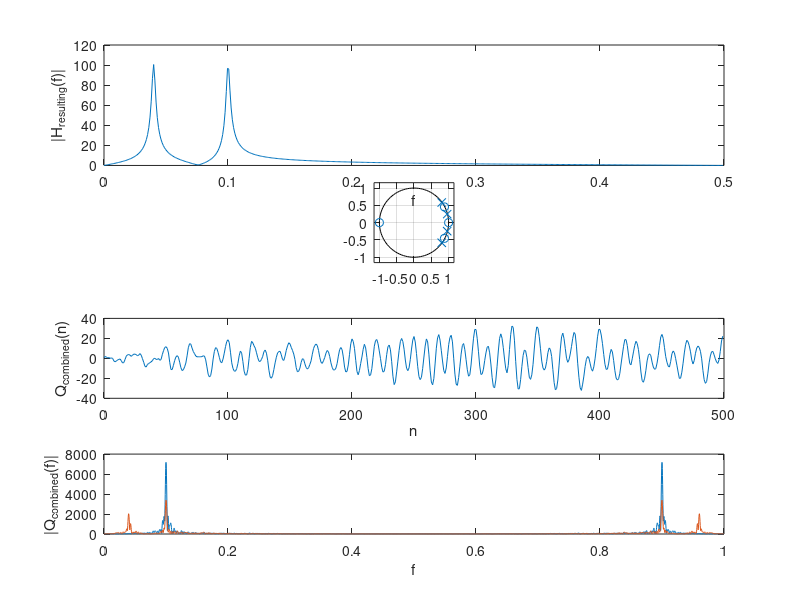

Source code (MATLAB):
%Oppgave 4c
L=500;
N=4000;
n=0:1:L-1;
Ax=0.25;
Ay=0.25;
fx=0.04;
fy=0.10;

d=Ax*cos(2*pi*fx*n)+Ay*cos(2*pi*fy*n);
e=randn(1, L);

g=d+e;
z=[-1 1]';
fx=0.04;
fy=0.10;
px=[0.99*exp(j*2*pi*fx) 0.99*exp(-j*2*pi*fx)]';
py=[0.99*exp(j*2*pi*fy) 0.99*exp(-j*2*pi*fy)]'; 

q1=filter(poly(z),poly(px),g);
q2=filter(poly(z),poly(py),g); 
Qf1=fft(q1,N);
Qf2=fft(q2,N);
hold on
subplot(4,1,1);
plot(n,q1)
xlabel('n')
ylabel('q_x(n)')
f=0:1/N:1-1/N; 
subplot(4,1,2);
plot(f,abs(Qf1))
xlabel('f')
ylabel('|q_x(f)|')
subplot(4,1,3);
plot(n,q2)
xlabel('n')
ylabel('q_y(n)')
f=0:1/N:1-1/N; 
subplot(4,1,4);
plot(f,abs(Qf2))
xlabel('f')
ylabel('|q_y(f)|')
%%
%Oppgave 4d)
L=500;
N=3000;
n=0:1:L-1;
Ax=0.25;
Ay=0.25;
fx=0.04;
fy=0.10;

d=Ax*cos(2*pi*fx*n)+Ay*cos(2*pi*fy*n);
e=randn(1, L);

g=d+e;
fx=0.04;
fy=0.10;
px=[0.99*exp(j*2*pi*fx) 0.99*exp(-j*2*pi*fx)]';
py=[0.99*exp(j*2*pi*fy) 0.99*exp(-j*2*pi*fy)]'; 
z=[-1 1]';
[Hx,w]=freqz(poly(z),poly(px)); 
[Hy,w]=freqz(poly(z),poly(py));
f=w/(2*pi);

hold on
H=Hx+Hy; 
subplot(3,1,1);
plot(f,abs(H));
xlabel('f')
ylabel('|H_{resulting}(f)|')

z(3:4)=roots(poly(px)+poly(py));
p=[px;py]; 
subplot(4,1,2);
zplane(z,p);

q=filter(poly(z),poly(p),g); 
Qf=fft(q,N);
subplot(4,1,3);
plot(n,q) 
xlabel('n')
ylabel('Q_{combined}(n)')
f=0:1/N:1-1/N; 
subplot(4,1,4);
plot(f,abs(Qf))
xlabel('f')
ylabel('|Q_{combined}(f)|')